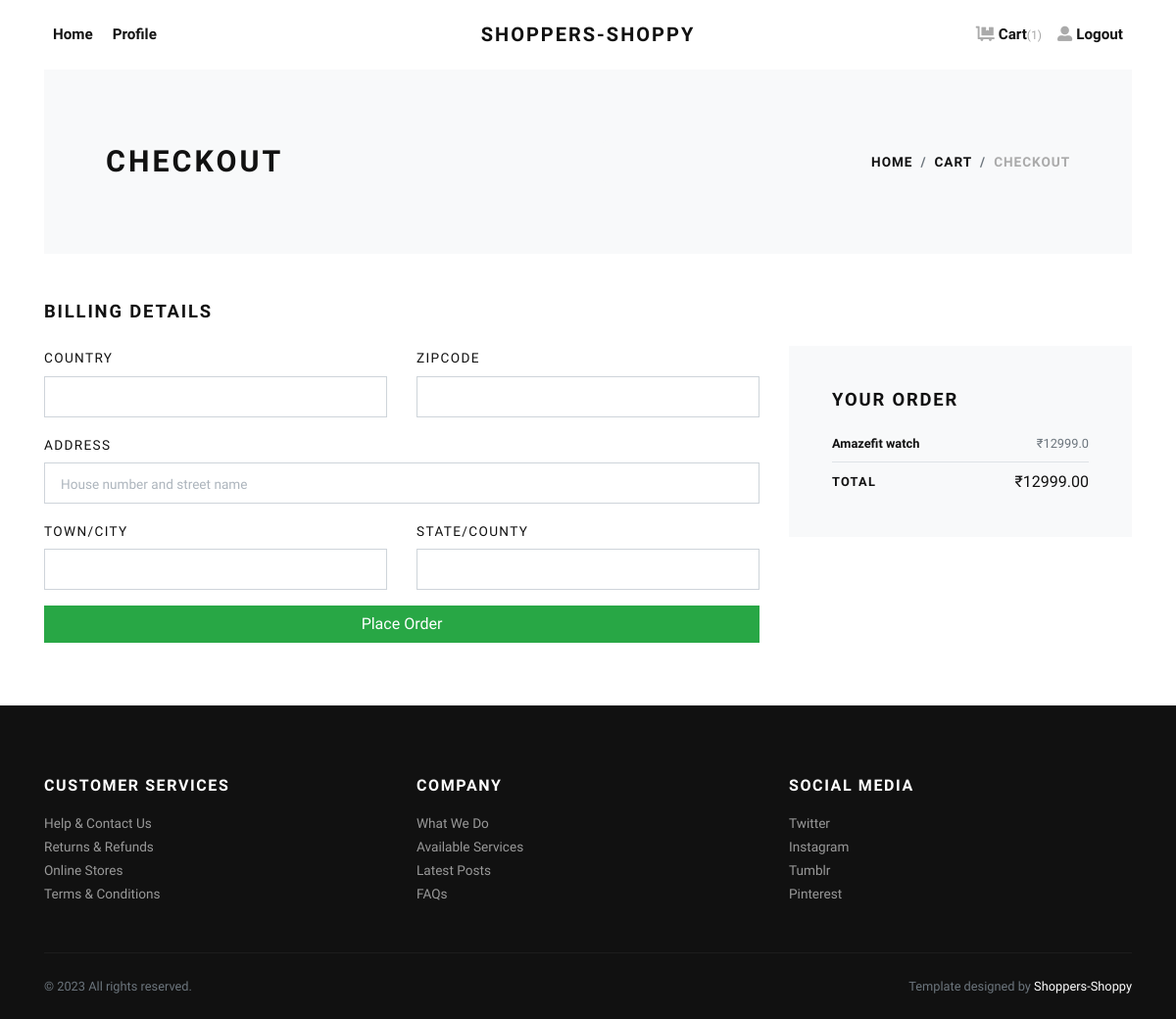
Screenshot of /checkout/ (signed in) with the database file from the repository.
### store/models.py (models this page shows, shortened)
class OrderItem(models.Model):
     product=models.ForeignKey(Product, on_delete=models.SET_NULL , null=True,blank=True)
     order=models.ForeignKey(Order,on_delete=models.SET_NULL,blank=True,null=True)
     quantity=models.IntegerField(default=0,null=True, blank=True )
     date_added=models.DateTimeField(auto_now_add=True)
     @property
     def get_total(self):
          total=self.product.price * self.quantity
          return total

class Product(models.Model):
     category=models.CharField(max_length=200,default='Default Category',null=True)
     brand=models.CharField(max_length=200,null=True)
     price=models.FloatField()
     description=models.TextField()
     image=models.ImageField(null=True,blank=True)
     image1=models.ImageField(null=True,blank=True,default='default.jpg')
     image2=models.ImageField(null=True,blank=True,default='default.jpg')
     image3=models.ImageField(null=True,blank=True,default='default.jpg')

class Order(models.Model):
     customer=models.ForeignKey(Customer,on_delete=models.SET_NULL,blank=True,null=True)
     date_ordered=models.DateTimeField(auto_now_add=True)
     complete=models.BooleanField(default=False,blank=False,null=True)
     transaction_id=models.CharField(max_length=100,null=True)
     @property
     def get_cart_total(self):
          orderitems=self.orderitem_set.all()
          total=sum([item.get_total for item in orderitems])
          return total
     @property
     def get_cart_items(self):
          orderitems=self.orderitem_set.all()
          total=sum([item.quantity for item in orderitems])
          return total

### store/views.py (the view)
# urls.py: path("checkout/",views.checkout,name="checkout-page"),
def checkout(request):
    data = cartData(request)
    cartItems = data['cartItems']
    order = data['order']
    items = data['items']
    context ={
        'items':items,
        'order':order,
        'cartItems':cartItems,
    }
    return render(request,"store/checkout.html",context)

### store/utils.py (called while the page is built)
def cartData(request):
    cartItems = 0
    if request.user.is_authenticated:
        customer = request.user.customer
        order, created = Order.objects.get_or_create(customer=customer, complete=False)
        items = order.orderitem_set.all()
        cartItems=order.get_cart_items
    else:
        cookieData = cookieCart(request)
        cartItems = cookieData['cartItems']
        order = cookieData['order']
        items = cookieData['items']
    return {'items': items, 'order': order, 'cartItems': cartItems}

### store/templates/store/checkout.html (shortened to what this page needs)
{% extends 'store/base.html' %}
{% load static %}
{% block content %}
    <div class="container">
      <section class="py-5 bg-light">
        <div class="container">
          <div class="row px-4 px-lg-5 py-lg-4 align-items-center">
            <div class="col-lg-6">
              <h1 class="h2 text-uppercase mb-0">Checkout</h1>
            </div>
            <div class="col-lg-6 text-lg-right">
              <nav aria-label="breadcrumb">
                <ol class="breadcrumb justify-content-lg-end mb-0 px-0">
                  <li class="breadcrumb-item"><a href="{% url 'store-page' %}">Home</a></li>
                  <li class="breadcrumb-item"><a href="{% url 'cart-page' %}">Cart</a></li>
                  <li class="breadcrumb-item active" aria-current="page">Checkout</li>
                </ol>
              </nav>
            </div>
          </div>
        </div>
      </section>
      <section class="py-5">
        <h2 class="h5 text-uppercase mb-4">Billing details</h2>
        <div class="row">
          <div class="col-lg-8">
            <form id="checkout-form" action="{% url 'checkout-page' %}" method="post">
                <div id="shipping-info">
                  <div class="row">
                    <div class="col-lg-6 form-group">
                      <label class="text-small text-uppercase" for="country">Country</label>
                      <input class="form-control form-control-lg" id="country" name="country" type="text">
                    </div>
                    <div class="col-lg-6 form-group">
                      <label class="text-small text-uppercase" for="zipcode">Zipcode</label>
                      <input class="form-control form-control-lg" id="zipcode" name="zipcode" type="text">
                    </div>
                    <div class="col-lg-12 form-group">
                      <label class="text-small text-uppercase" for="address">Address</label>
                      <input class="form-control form-control-lg" id="address" type="text" name="address" placeholder="House number and street name">
                    </div>
                    <div class="col-lg-6 form-group">
                      <label class="text-small text-uppercase" for="city">Town/City</label>
                      <input class="form-control form-control-lg" id="city" name="city" type="text">
                    </div>
                    <div class="col-lg-6 form-group">
                      <label class="text-small text-uppercase" for="state">State/County</label>
                      <input class="form-control form-control-lg" id="state" name="state" type="text">
                    </div>
                  </div>
                </div>
                <div class="row">
                  <div class="col-lg-12 form-group">
                    <input id="form-button" class="btn btn-success btn-block" onclick="submitFormData()" type="submit" value="Place Order">
                  </div>
                </div>
              </form>
          </div>
          <div class="col-lg-4">
            <div class="card border-0 rounded-0 p-lg-4 bg-light">
              <div class="card-body">
                <h5 class="text-uppercase mb-4">Your order</h5>
                <ul class="list-unstyled mb-0">
                    {% for item in items %}
                  <li class="d-flex align-items-center justify-content-between"><strong class="small font-weight-bold">{{item.product.brand}} {{item.product.category}}</strong><span class="text-muted small">₹{{item.product.price}}</span></li>
                  <li class="border-bottom my-2"></li>
                   {% endfor %}
                  <li class="d-flex align-items-center justify-content-between"><strong class="text-uppercase small font-weight-bold">Total</strong><span>₹{{ order.get_cart_total|floatformat:2 }}</span></li>
                </ul>
              </div>
            </div>
          </div>
        </div>
      </section>
    </div>
    <footer class="bg-dark text-white">
      <div class="container py-4">
        <div class="row py-5">
          <div class="col-md-4 mb-3 mb-md-0">
            <h6 class="text-uppercase mb-3">Customer services</h6>
            <ul class="list-unstyled mb-0">
              <li><a class="footer-link" href="#">Help &amp; Contact Us</a></li>
              <li><a class="footer-link" href="#">Returns &amp; Refunds</a></li>
              <li><a class="footer-link" href="#">Online Stores</a></li>
              <li><a class="footer-link" href="#">Terms &amp; Conditions</a></li>
            </ul>
          </div>
          <div class="col-md-4 mb-3 mb-md-0">
            <h6 class="text-uppercase mb-3">Company</h6>
            <ul class="list-unstyled mb-0">
              <li><a class="footer-link" href="#">What We Do</a></li>
              <li><a class="footer-link" href="#">Available Services</a></li>
              <li><a class="footer-link" href="#">Latest Posts</a></li>
              <li><a class="footer-link" href="#">FAQs</a></li>
            </ul>
          </div>
          <div class="col-md-4">
            <h6 class="text-uppercase mb-3">Social media</h6>
            <ul class="list-unstyled mb-0">
              <li><a class="footer-link" href="#">Twitter</a></li>
              <li><a class="footer-link" href="#">Instagram</a></li>
              <li><a class="footer-link" href="#">Tumblr</a></li>
              <li><a class="footer-link" href="#">Pinterest</a></li>
            </ul>
          </div>
        </div>
        <div class="border-top pt-4" style="border-color: #1d1d1d !important">
          <div class="row">
            <div class="col-lg-6">
              <p class="small text-muted mb-0">&copy; 2023 All rights reserved.</p>
            </div>
            <div class="col-lg-6 text-lg-right">
              <p class="small text-muted mb-0">Template designed by <a class="text-white reset-anchor" href="#">Shoppers-Shoppy</a></p>
            </div>
          </div>
        </div>
      </div>
    </footer>
{% endblock content %}

### store/static/store/css/style.css (style rules this page uses)
.text-small { font-size: 0.85rem !important; }
strong { font-weight: 700; }
.footer-link { font-size: 0.85rem; position: relative; color: #999; transition: all 0.3s; }
.footer-link::before { content: '\f0da'; display: inline-block; font-family: 'Font Awesome\ 5 Free'; font-weight: 900; position: absolute; top: 50%; left: 0; -webkit-transform: translateY(-50%); transform: translateY(-50%); color: #fff; transition: all 0.3s; opacity: 0; }
.text-uppercase { text-transform: uppercase; letter-spacing: 0.1em; }
.reset-anchor { color: inherit; transition: all 0.3s; }
.btn { font-weight: 400; border: 1px solid transparent; font-family: inherit; padding: 0.375rem 1.5rem; font-size: 1rem; line-height: 1.5; border-radius: 0; transition: color 0.15s ease-in-out, background-color 0.15s ease-in-out, border-color 0.15s ease-in-out, box-shadow 0.15s ease-in-out; }
.btn-success { color: #fff; background-color: #28a745; border-color: #28a745; }
body { font-family: "Libre Franklin", sans-serif; font-size: 1rem; font-weight: 400; line-height: 1.5; color: #111111; background-color: #fff; }
a { color: #dcb14a; text-decoration: none; }
h1, h2, h3, h4, h5, h6, .h1, .h2, .h3, .h4, .h5, .h6 { margin-bottom: 0.5rem; font-family: inherit; font-weight: 900; line-height: 1.2; color: inherit; }
h1, .h1 { font-size: 2.2rem; }
h2, .h2 { font-size: 1.9rem; }
h5, .h5 { font-size: 1.15rem; }
h6, .h6 { font-size: 1rem; }
small, .small { font-size: 80%; font-weight: 400; }
.bg-light { background-color: #f8f9fa !important; }
.bg-dark { background-color: #111111 !important; }
.form-control { padding: 0.375rem 0.75rem; font-size: 1rem; line-height: 1.5; color: #495057; background-color: #fff; border: 1px solid #ced4da; border-radius: 0; transition: border-color 0.15s ease-in-out, box-shadow 0.15s ease-in-out; }
.form-control::placeholder { color: #adb5bd; font-size: 0.85rem; font-weight: 400; }
.form-control-lg { padding: 0.5rem 1rem; font-size: 1rem; line-height: 1.5; border-radius: 0; }
.card { background-color: #fff; border: 1px solid rgba(17, 17, 17, 0.125); border-radius: 0; }
.card-body { padding: 1.25rem; }
.breadcrumb { background: #f8f9fa; }
.breadcrumb-item { font-size: 0.85rem; text-transform: uppercase; letter-spacing: 0.07em; font-weight: 900; color: #111111; }
.breadcrumb-item a { color: inherit; transition: all 0.3s; }
.breadcrumb-item.active { color: #aaa; }

### rows the page displays
OrderItem: product.brand "Amazefit", product.category "watch", product.price "12999.0"
Order: get_cart_total "12999.00"

### other values shown
{{ cartItems }} "1"
